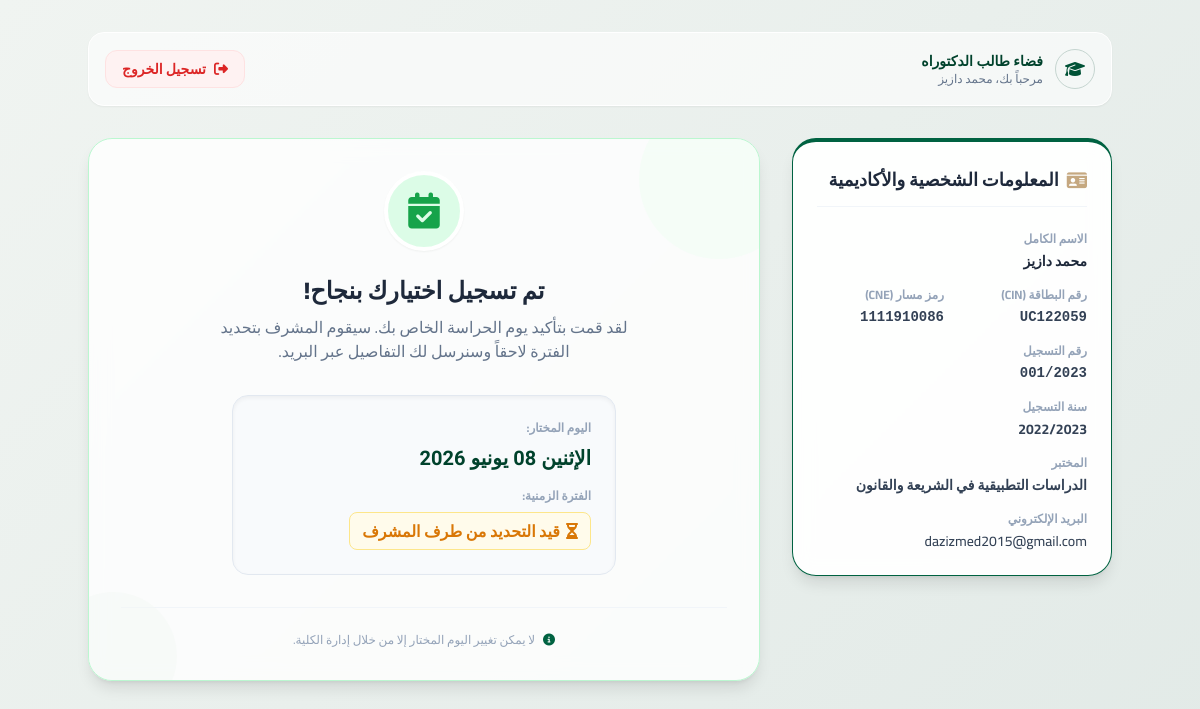
The page /student/dashboard (signed in) on the database its author committed.
### tables this page shows
CREATE TABLE students (
        id INTEGER PRIMARY KEY AUTOINCREMENT,
        anne_inscription TEXT,
        nins TEXT,
        nom_complet TEXT NOT NULL,
        prenom TEXT,
        cne TEXT,
        cin TEXT NOT NULL UNIQUE,
        labo TEXT,
        situation TEXT,
        email TEXT,
        chosen_day TEXT DEFAULT NULL,
        assigned_period TEXT DEFAULT NULL,
        email_sent INTEGER DEFAULT 0,
        registration_date TIMESTAMP DEFAULT NULL
    , assigned_session_id INTEGER DEFAULT NULL REFERENCES sessions(id));

### app.py (the view)
@app.route('/student/dashboard')
def student_dashboard():
    cin = session.get('student_cin')
    if not cin:
        return redirect(url_for('index'))
    conn = get_db()
    cursor = conn.cursor()
    cursor.execute('''
        SELECT s.*, se.track as session_track, se.module_name as session_module,
               se.time_slot as session_time, se.semester as session_semester, se.group_label as session_group
        FROM students s
        LEFT JOIN sessions se ON s.assigned_session_id = se.id
        WHERE UPPER(s.cin) = ?
    ''', (cin.upper(),))
    student = cursor.fetchone()
    if not student:
        session.pop('student_cin', None)
        return redirect(url_for('index'))
    cursor.execute('''
        SELECT d.*,
               (SELECT COUNT(*) FROM students s WHERE s.chosen_day = d.day_label) as registered_count
        FROM days d
        WHERE d.is_active = 1
    ''')
    all_days = [dict(row) for row in cursor.fetchall()]
    available_days = [d for d in all_days if d['registered_count'] < d['max_capacity']]
    conn.close()
    return render_template('student_dashboard.html', student=dict(student), days=available_days, all_days=all_days)

### app.py (called while the page is built)
def get_db():
    conn = sqlite3.connect(DB_PATH)
    conn.row_factory = sqlite3.Row
    return conn

### templates/student_dashboard.html (shortened to what this page needs)
<!DOCTYPE html>
<html lang="ar" dir="rtl">
<head>
    <link rel="stylesheet" href="https://cdnjs.cloudflare.com/ajax/libs/font-awesome/6.4.0/css/all.min.css">
    <script src="https://cdn.tailwindcss.com"></script>
</head>
<body class="py-8 px-4 sm:px-6 lg:px-8 text-slate-800">
    <div class="max-w-5xl mx-auto">
        <div class="flex justify-between items-center mb-8 bg-white/60 p-4 rounded-2xl shadow-sm border border-white">
            <div class="flex items-center gap-3">
                <div class="w-10 h-10 bg-brand-50 rounded-full flex items-center justify-center text-brand-600 border border-brand-200">
                    <i class="fa-solid fa-graduation-cap"></i>
                </div>
                <div>
                    <h2 class="text-sm font-bold text-brand-700 font-tajawal">فضاء طالب الدكتوراه</h2>
                    <p class="text-xs text-slate-500">مرحباً بك، {{ student.nom_complet }}</p>
                </div>
            </div>
            <a href="{{ url_for('student_logout') }}" class="px-4 py-2 bg-red-50 hover:bg-red-100 text-red-600 text-sm font-bold rounded-xl transition-colors flex items-center gap-2 border border-red-100">
                <i class="fa-solid fa-right-from-bracket"></i> تسجيل الخروج
            </a>
        </div>
        <div class="grid grid-cols-1 lg:grid-cols-3 gap-8">
            <div class="lg:col-span-1">
                <div class="glass-card rounded-3xl p-6 border-t-4 border-brand-500 shadow-lg sticky top-8">
                    <h3 class="text-lg font-bold text-slate-800 mb-6 flex items-center gap-2 border-b border-slate-100 pb-3">
                        <i class="fa-solid fa-id-card text-accent-gold"></i> المعلومات الشخصية والأكاديمية
                    </h3>
                    <div class="space-y-4 text-sm">
                        <div>
                            <span class="block text-xs font-bold text-slate-400 mb-1">الاسم الكامل</span>
                            <span class="block font-extrabold text-slate-800">{{ student.nom_complet }}</span>
                        </div>
                        <div class="grid grid-cols-2 gap-4">
                            <div>
                                <span class="block text-xs font-bold text-slate-400 mb-1">رقم البطاقة (CIN)</span>
                                <span class="block font-bold text-slate-700 font-mono text-right" style="direction: ltr;">{{ student.cin }}</span>
                            </div>
                            <div>
                                <span class="block text-xs font-bold text-slate-400 mb-1">رمز مسار (CNE)</span>
                                <span class="block font-bold text-slate-700 font-mono text-right" style="direction: ltr;">{{ student.cne }}</span>
                            </div>
                        </div>
                        <div>
                            <span class="block text-xs font-bold text-slate-400 mb-1">رقم التسجيل</span>
                            <span class="block font-bold text-slate-700 font-mono text-right" style="direction: ltr;">{{ student.nins }}</span>
                        </div>
                        <div>
                            <span class="block text-xs font-bold text-slate-400 mb-1">سنة التسجيل</span>
                            <span class="block font-bold text-slate-700">{{ student.anne_inscription }}</span>
                        </div>
                        <div>
                            <span class="block text-xs font-bold text-slate-400 mb-1">المختبر</span>
                            <span class="block font-semibold text-slate-700">{{ student.labo }}</span>
                        </div>
                        <div>
                            <span class="block text-xs font-bold text-slate-400 mb-1">البريد الإلكتروني</span>
                            <span class="block font-medium text-slate-700 text-right" style="direction: ltr;">{{ student.email }}</span>
                        </div>
                    </div>
                </div>
            </div>
            <div class="lg:col-span-2">
                {% if student.chosen_day %}
                    <div class="glass-card rounded-3xl p-8 border border-green-200 shadow-lg text-center relative overflow-hidden bg-white/80">
                        <div class="absolute -top-10 -right-10 w-40 h-40 bg-green-50 rounded-full opacity-50 pointer-events-none"></div>
                        <div class="absolute -bottom-10 -left-10 w-32 h-32 bg-brand-50 rounded-full opacity-50 pointer-events-none"></div>
                        <div class="inline-flex items-center justify-center w-20 h-20 bg-green-100 text-green-600 rounded-full mb-6 border-4 border-white shadow-sm">
                            <i class="fa-solid fa-calendar-check text-4xl"></i>
                        </div>
                        <h2 class="text-2xl font-extrabold text-slate-800 mb-2">تم تسجيل اختيارك بنجاح!</h2>
                        <p class="text-slate-500 mb-8 max-w-md mx-auto">لقد قمت بتأكيد يوم الحراسة الخاص بك. سيقوم المشرف بتحديد الفترة لاحقاً وسنرسل لك التفاصيل عبر البريد.</p>
                        <div class="bg-slate-50 border border-slate-200 rounded-2xl p-6 inline-block w-full max-w-sm mx-auto text-right shadow-inner">
                            <span class="block text-xs font-bold text-slate-400 mb-2">اليوم المختار:</span>
                            <span class="block text-xl font-extrabold text-brand-700 font-tajawal mb-4">{{ student.chosen_day }}</span>
                            {% if student.session_module %}
                                <div class="mt-4 pt-4 border-t border-slate-200 text-right space-y-3">
                                    <div>
                                        <span class="block text-xs font-bold text-slate-400 mb-0.5">المسلك المعين:</span>
                                        <span class="block font-bold text-slate-800 text-sm">{{ student.session_track }}</span>
                                    </div>
                                    <div>
                                        <span class="block text-xs font-bold text-slate-400 mb-0.5">حصة الحراسة (المادة):</span>
                                        <span class="block font-bold text-brand-700 text-base font-tajawal">{{ student.session_module }}</span>
                                    </div>
                                    <div class="grid grid-cols-2 gap-4">
                                        <div>
                                            <span class="block text-xs font-bold text-slate-400 mb-0.5">التوقيت:</span>
                                            <span class="inline-flex items-center gap-1 text-xs font-bold px-2 py-1 rounded bg-brand-50 text-brand-700 border border-brand-100">
                                                <i class="fa-regular fa-clock"></i> {{ student.session_time }}
                                            </span>
                                        </div>
                                        <div>
                                            <span class="block text-xs font-bold text-slate-400 mb-0.5">الفصل والمجموعة:</span>
                                            <span class="block font-bold text-slate-700 text-xs mt-1">{{ student.session_semester }} - {{ student.session_group }}</span>
                                        </div>
                                    </div>
                                </div>
                            {% else %}
                                <span class="block text-xs font-bold text-slate-400 mb-2">الفترة الزمنية:</span>
                                {% if student.assigned_period %}
                                    <span class="inline-flex items-center gap-1.5 px-3 py-1.5 bg-brand-100 text-brand-700 rounded-lg font-bold">
                                        <i class="fa-regular fa-clock"></i> {{ student.assigned_period }}
                                    </span>
                                {% else %}
                                    <span class="inline-flex items-center gap-1.5 px-3 py-1.5 bg-amber-50 text-amber-600 rounded-lg font-bold border border-amber-200">
                                        <i class="fa-solid fa-hourglass-half"></i> قيد التحديد من طرف المشرف
                                    </span>
                                {% endif %}
                            {% endif %}
                        </div>
                        <div class="mt-8 pt-6 border-t border-slate-100 text-xs text-slate-400 flex items-center justify-center gap-2">
                            <i class="fa-solid fa-circle-info text-brand-500"></i> لا يمكن تغيير اليوم المختار إلا من خلال إدارة الكلية.
                        </div>
                    </div>
                {% endif %}
            </div>
        </div>
    </div>
</body>
</html>

### templates/student_dashboard.html (style rules this page uses)
body { font-family: 'Cairo', 'Tajawal', sans-serif; background: linear-gradient(135deg, #f0f4f1 0%, #e2eae7 100%); min-height: 100vh; }
.glass-card { background: rgba(255, 255, 255, 0.95); backdrop-filter: blur(10px); border: 1px solid rgba(255, 255, 255, 0.2); box-shadow: 0 20px 40px rgba(0, 0, 0, 0.05); }

### rows shown on the page
students: nom_complet "محمد دازيز", cin "UC122059", cne "1111910086", nins "001/2023", anne_inscription "2022/2023", labo "الدراسات التطبيقية في الشريعة والقانون", email "dazizmed2015@gmail.com", chosen_day "الإثنين 08 يونيو 2026"
